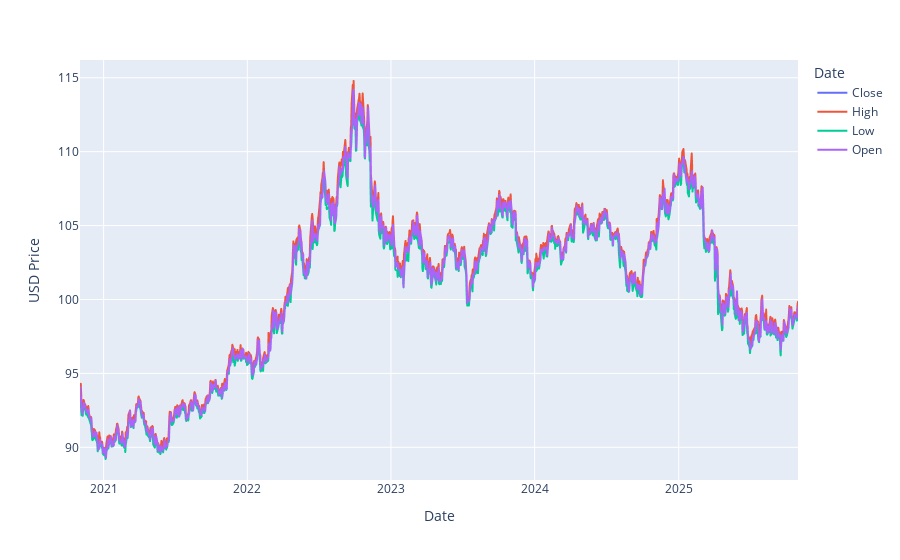

The code cell stored with this chart in its notebook:
### Markdown cell above
# Question 1

### Code cell
fig = px.line(df, x="Date", y=["Close", "High", "Low", "Open"], labels={"value": "USD Price", "variable": "Date"})
fig.show()

### Figure 1 — Plotly figure (JSON) as saved in the notebook; plotly's stock layout.template omitted (floating-point values rounded to 4 significant figures; data arrays with more than 128 entries replaced by an {"elided": "..."} marker saying what was removed)
{"data": [{"hovertemplate": "Date=%{x}<br>USD Price=%{y}<extra></extra>", "legendgroup": "Close", "line": {"color": "#636efa", "dash": "solid"}, "marker": {"symbol": "circle"}, "mode": "lines", "name": "Close", "showlegend": true, "x": {"elided": "1258 str values"}, "xaxis": "x", "y": {"elided": "1258 float values"}, "yaxis": "y", "type": "scattergl"}, {"hovertemplate": "Date=%{x}<br>USD Price=%{y}<extra></extra>", "legendgroup": "High", "line": {"color": "#EF553B", "dash": "solid"}, "marker": {"symbol": "circle"}, "mode": "lines", "name": "High", "showlegend": true, "x": {"elided": "1258 str values"}, "xaxis": "x", "y": {"elided": "1258 float values"}, "yaxis": "y", "type": "scattergl"}, {"hovertemplate": "Date=%{x}<br>USD Price=%{y}<extra></extra>", "legendgroup": "Low", "line": {"color": "#00cc96", "dash": "solid"}, "marker": {"symbol": "circle"}, "mode": "lines", "name": "Low", "showlegend": true, "x": {"elided": "1258 str values"}, "xaxis": "x", "y": {"elided": "1258 float values"}, "yaxis": "y", "type": "scattergl"}, {"hovertemplate": "Date=%{x}<br>USD Price=%{y}<extra></extra>", "legendgroup": "Open", "line": {"color": "#ab63fa", "dash": "solid"}, "marker": {"symbol": "circle"}, "mode": "lines", "name": "Open", "showlegend": true, "x": {"elided": "1258 str values"}, "xaxis": "x", "y": {"elided": "1258 float values"}, "yaxis": "y", "type": "scattergl"}], "layout": {"xaxis": {"anchor": "y", "domain": [0.0, 1.0], "title": {"text": "Date"}}, "yaxis": {"anchor": "x", "domain": [0.0, 1.0], "title": {"text": "USD Price"}}, "legend": {"title": {"text": "Date"}, "tracegroupgap": 0}, "margin": {"t": 60}}}
